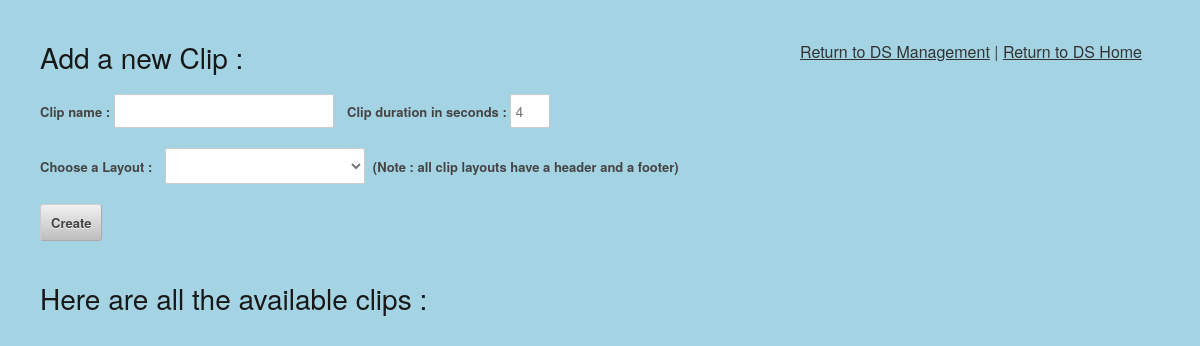
/admin/clips/index.php, run on an earlier commit of the app's database.
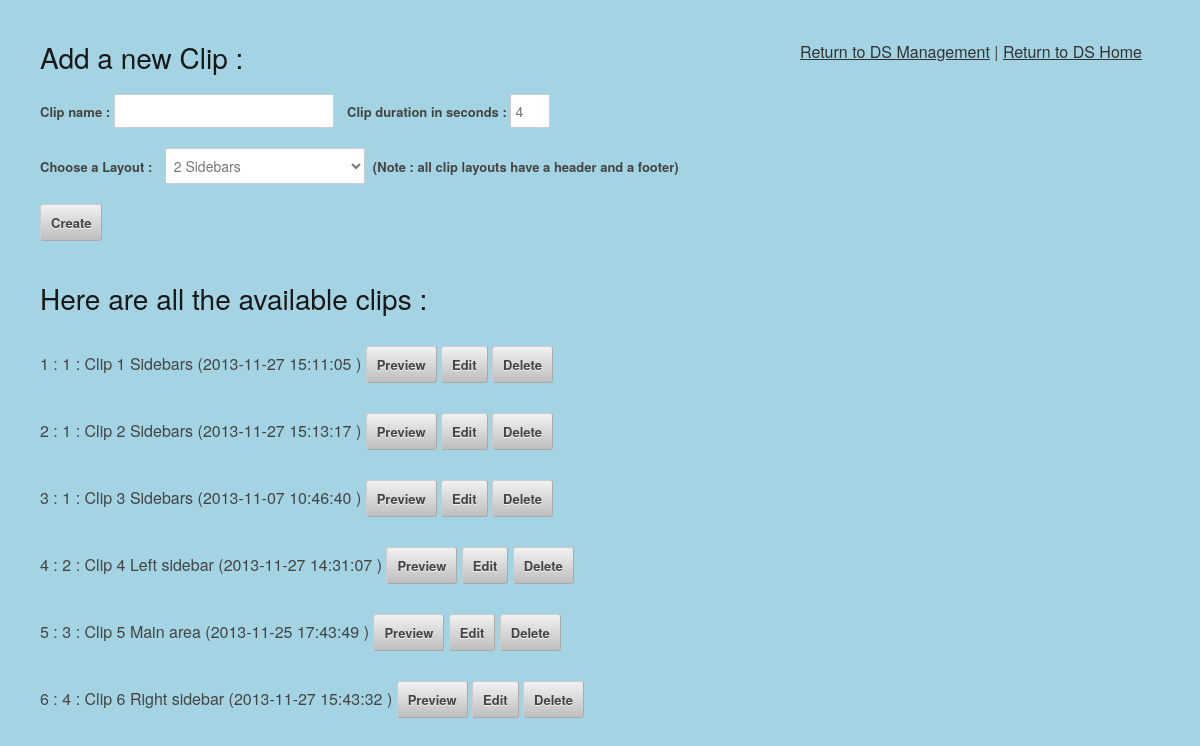
And on a later commit of the database.
### tables this page shows
CREATE TABLE IF NOT EXISTS `clip` (
  `id` int(11) NOT NULL AUTO_INCREMENT,
  `clipname` text NOT NULL,
  `clipdate` timestamp NOT NULL DEFAULT CURRENT_TIMESTAMP ON UPDATE CURRENT_TIMESTAMP,
  `clipbackgroundcolor` text NOT NULL,
  `clipDurationInSeconds` int(11) NOT NULL DEFAULT '4',
  `clipOrderNumber` int(11) NOT NULL DEFAULT '1',
  `nextClipId` int(11) NOT NULL DEFAULT '0',
  `isLoop` tinyint(1) NOT NULL DEFAULT '1',
  `updated` tinyint(1) NOT NULL DEFAULT '0',
  `cliplayoutid` int(11) NOT NULL,
  PRIMARY KEY (`id`),
  KEY `cliplayoutid` (`cliplayoutid`)
);

### admin/clips/index.php (called while the page is built, shortened)
<?php
include_once '../../includes/listclipsections-function.inc.php';
include '../../includes/db.inc.php';
try {
    $result = $pdo->query('SELECT id, cliplayoutname FROM cliplayout');
} catch (PDOException $error) {
    $error = 'Error fetching clip layouts from database!';
    include '../../includes/error.html.php';
    exit();
}
foreach ($result as $row) {
    $cliplayouts[] = array(
        'id' => $row['id'],
        'cliplayoutname' => $row['cliplayoutname']
    );
}
try {
    $result = $pdo->query('SELECT clip.*,
                           sequenceclip.sequenceid, sequenceclip.singleClipSequence,
                           sequenceclip.inSequenceNextClipId
                           FROM clip
                           JOIN sequenceclip ON clip.id = sequenceclip.inSequenceClipId
                           WHERE sequenceclip.singleClipSequence = 1
                           GROUP BY clip.id');
} catch (PDOException $error) {
    $error = $error->getMessage();
    include '../../includes/error.html.php';
    exit();
}
while ($row = $result->fetch()) {
    $clips[] = array(
        'id' => $row['id'],
        'clipname' => $row['clipname'],
        'clipdate' => $row['clipdate'],
        'cliplayout_id' => $row['cliplayoutid'],
        'nextClipId' => $row['inSequenceNextClipId'],
        'sequence_id' => $row['sequenceid'],
        'singleClip' => $row['singleClipSequence']
    );
}
include 'cliplist.html.php';
exit();
?>

### admin/clips/cliplist.html.php (the view, shortened to what this page needs)
<?php include '../../includes/helpers.inc.php'; ?>
<!DOCTYPE html>
<html>
    <head>
        <link rel="stylesheet" href="../../css/base.css">
    </head>
    <body style="padding: 40px;">
        <div style="position: absolute; left: 800px; top: 40px;" >
            <a href="../../admin/">Return to DS Management</a>
            |
            <a href="../../">Return to DS Home</a>
        </div>
        <h3>Add a new Clip :</h3>
        <p>
        <form action="" method="post">
            <label for="clipname">Clip name : </label>
            <input type="text" id="clipname" name="clipname"/>
            <label for="clipDuration">Clip duration in seconds : </label>
            <input type="text" id="clipDuration" name="clipDuration" value="4"
                   style="width: 30px;"/>
            <div>
                <label for="cliplayout">Choose a Layout : </label>
                <select name="cliplayout" id="cliplayout" style="width: 200px;">
                    <?php foreach ($cliplayouts as $cliplayout): ?>
                        <option value="<?php htmlout($cliplayout['id']); ?>">
                            <?php htmlout($cliplayout['cliplayoutname']); ?></option>
                    <?php endforeach; ?>
                </select>
                <label for="cliplayout"> &nbsp;(Note : all clip layouts have a header and a footer)</label>
            </div>
            <input type="submit" name="action" value="Create" />
        </form>
    </p>
    <h3>Here are all the available clips :</h3>
    <br>
    <ul>
        <?php foreach ($clips as $clip): ?>
            <li>
                <form action="" method="post">
                    <?php echo $clip['id']; ?> :
                    <?php htmlout($clip['cliplayout_id']) ?> :
                    <?php echo htmlout($clip['clipname'], ENT_QUOTES, 'UTF-8'); ?>
                    (<?php echo htmlout($clip['clipdate'], ENT_QUOTES, 'UTF-8'); ?> )
                    <input type="submit" name="action" value="Preview">
                    <input type="submit" name="action" value="Edit">
                    <input type="submit" name="action" value="Delete">
                </form>
            </li>
        <?php endforeach; ?>
    </ul>
</body>
</html>

### includes/helpers.inc.php
<?php
function html($text) {
    return htmlspecialchars($text, ENT_QUOTES, 'UTF-8');
}
function htmlout($text) {
    echo html($text);
}
?>

What changed in the data, as far as the page shows it:
now on this page (row edited): clip: id "1", cliplayoutid "1 Clip 1 Sidebars 2013-11-27 15:11:05"
now on this page (row edited): clip: id "2", cliplayoutid "1 Clip 2 Sidebars 2013-11-27 15:13:17"
added clip: id "3", cliplayoutid "1 Clip 3 Sidebars 2013-11-07 10:46:40"
added clip: id "4", cliplayoutid "2 Clip 4 Left sidebar 2013-11-27 14:31:07"
added clip: id "5", cliplayoutid "3 Clip 5 Main area 2013-11-25 17:43:49"
added clip: id "6", cliplayoutid "4 Clip 6 Right sidebar 2013-11-27 15:43:32"
Also different on the page:
form field cliplayout: (not shown) → "2 Sidebars"
